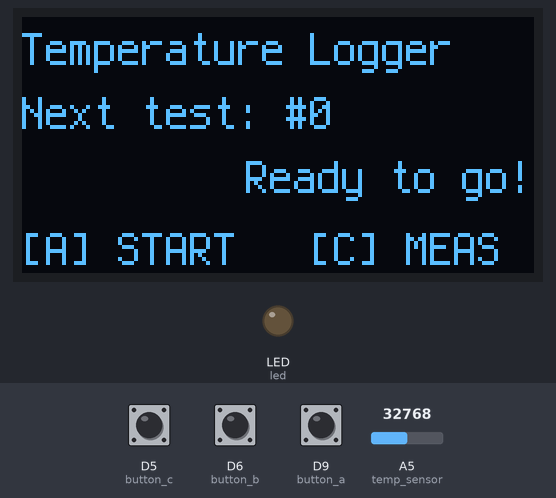
A program run on a simulated CircuitPython board. On the bench: 128×64 one-colour display, output pins drawn as LEDs (lit = HIGH). The inputs (shaded band) are chosen by the test bench; at power-on: D9 (button_a) HIGH, D6 (button_b) HIGH, D5 (button_c) HIGH, A5 (temp_sensor) = 32768 (analog values on the 0–65535 scale). Files the program writes start out absent; files that are not in the repository are absent; what the program prints to the serial console is not drawn.

Above: at 1.2 s.
1.3 s: D9 (button_a) pulled LOW for 0.15 s
At 1.7 s:
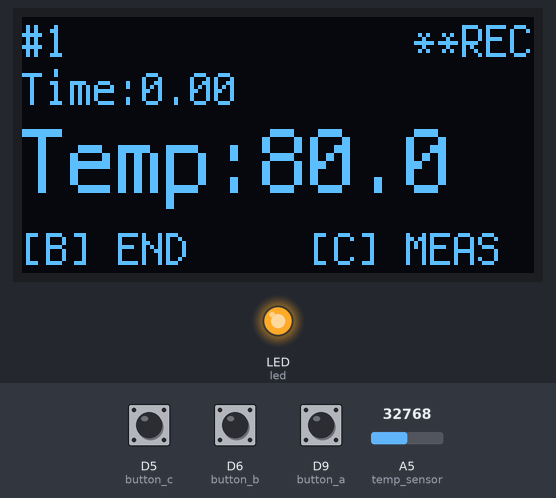
4.3 s: D6 (button_b) pulled LOW for 0.15 s
At 5.5 s:
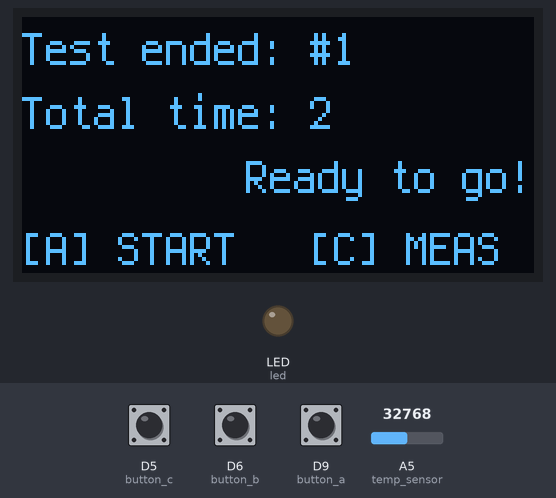
5.9 s: D5 (button_c) pulled LOW for 0.15 s
At 6.8 s:
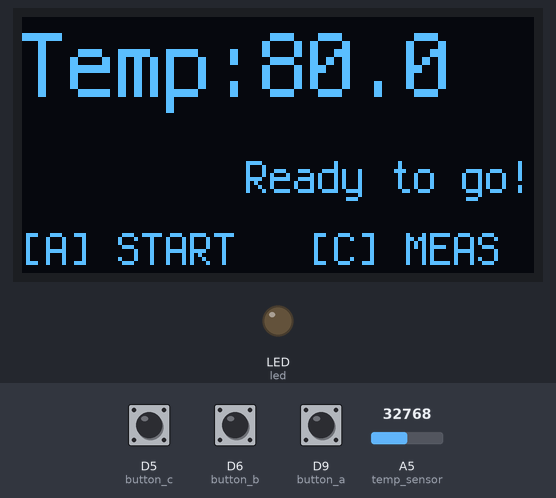
7.5 s: D9 (button_a) pulled LOW for 1 s
At 7.9 s:
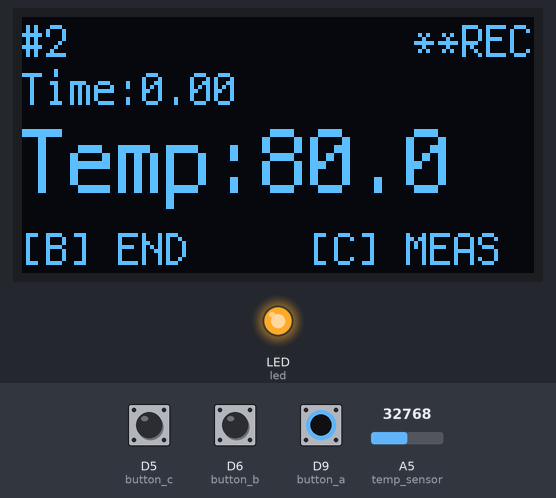
10.0 s: A5 (temp_sensor) set to 45874
At 10.3 s:
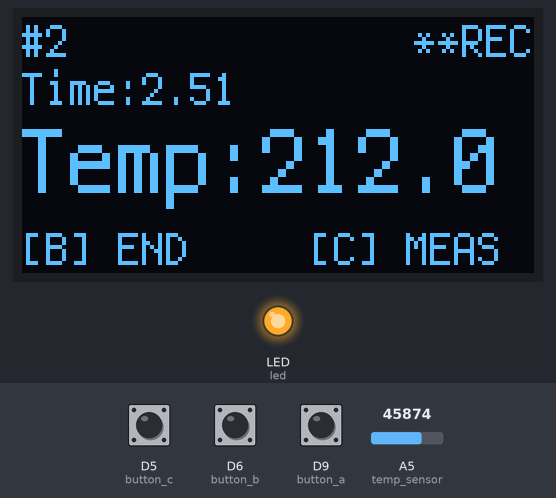
11.5 s: D5 (button_c) pulled LOW for 1 s
At 13.4 s:
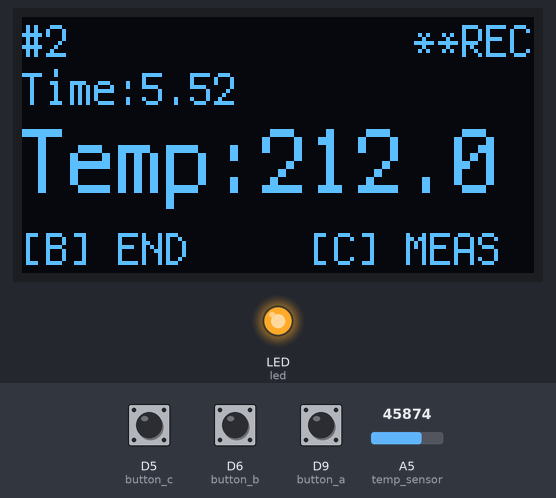
Timing chart, 0 to 14.9 s (numbered marks = the images above; inputs shaded):
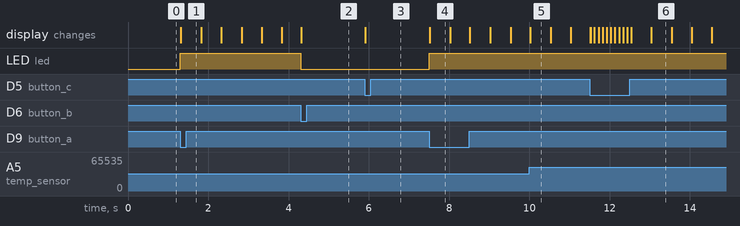

The program:

temp_logger.py
```python
# Temperature logger
# written by Lexie Scholtz
# last updated: 06.01.2022

import time
import board
# imports for OLED board & display library
import displayio
import terminalio
from adafruit_display_text import label
import adafruit_displayio_sh1107
# imports for I/O
from digitalio import DigitalInOut, Direction, Pull
import analogio
# needed for SD card logging
import digitalio
import busio
import adafruit_sdcard
import storage

# --- TESTING PARAMETERS -----------------------------------------------------
LOGGING_INTERVAL = 10 # seconds between logged measurements
UPDATE_INTERVAL = 0.5 # seconds between updates to display (measurements)

# --- SETUP ------------------------------------------------------------------
NS_TO_SEC = 1e-9 # conversion for times from ns to s

# setup temperature sensor
temp_sensor = analogio.AnalogIn(board.A5)

# setup LED
led = DigitalInOut(board.LED)
led.direction = Direction.OUTPUT

# setup buttons
button_a = DigitalInOut(board.D9) # start test
button_a.direction = Direction.INPUT
button_a.pull = Pull.UP
button_b = DigitalInOut(board.D6) # end test
button_b.direction = Direction.INPUT
button_b.pull = Pull.UP
button_c = DigitalInOut (board.D5) # take measurement
button_c.direction = Direction.INPUT
button_c.pull = Pull.UP

a_pressed = False
b_pressed = False
c_pressed = False
last_a_press = 0
last_b_press = 0
last_c_press = 0
DEBOUNCE_TIME = 0.1

# setup display
displayio.release_displays() # reset displays that may have been attached
i2c = board.I2C() # setup I2C
display_bus = displayio.I2CDisplay(i2c, device_address=0x3C) # default address

# display parameters: SH1107 is vertically oriented 64x128
WIDTH = 128
HEIGHT = 64
BORDER = 2
display = adafruit_displayio_sh1107.SH1107(
    display_bus, width=WIDTH, height=HEIGHT, rotation=0
)

# setup SD card
spi = busio.SPI(board.SCK, MOSI=board.MOSI, MISO=board.MISO)
# create chip selection (CS) line
cs = digitalio.DigitalInOut(board.D10)
# create microSD card object
sd_card = adafruit_sdcard.SDCard(spi, cs)
# create filesystem object
vfs = storage.VfsFat(sd_card)
# mount the microSD card filesystem into the CircuitPython file system
storage.mount(vfs, "/sd") # /sd/ now used as location for sd card files

# --- DEFINE DISPLAY SCREENS -------------------------------------------------
# texts to be used in display
clear_text =            "                     "
title_text =            "Temperature Logger   "
next_test_text =        "Next test: #"
ready_text =            "         Ready to go!"
pretest_button_text =   "[A] START   [C] MEAS "
test_button_text =      "[B] END     [C] MEAS "
test_header_text =      "#               "
rec_text =              "**REC"
time_text =             "Time:                "
temp_text =             "Temp:                "
end_test_text =         "Test ended: "
total_time =            "Total time: "
single_meas_text =      "Temp:                "
error_text =            "ERROR:               "
file_error_text =       "Write to file failed."

# screen for use when tests are not in progress
non_test_group = displayio.Group()
line1 = label.Label(terminalio.FONT, text = title_text, x = 0,
    y = 8)
line2 = label.Label(terminalio.FONT, text = clear_text, x = 0, y = 24)
line3 = label.Label(terminalio.FONT, text = ready_text,
    anchor_point = (1.0, 0.5), anchored_position = (128, 40))
line4 = label.Label(terminalio.FONT, text = pretest_button_text,
    anchor_point = (0.0, 1.0), anchored_position = (0, 64))
big_line12 = label.Label(terminalio.FONT, text = clear_text, scale = 2,
    anchor_point = (0.0, 0.0), anchored_position = (0, 0))
non_test_group.append(line1)
non_test_group.append(line2)
non_test_group.append(line3)
non_test_group.append(line4)
non_test_group.append(big_line12)

# logging screen
test_group = displayio.Group()
test_title_label = label.Label(terminalio.FONT, text = test_header_text,
    x = 0, y = 6)
rec_label = label.Label(terminalio.FONT, text = rec_text,
    anchor_point = (1.0, 0.5), anchored_position = (128, 6))
time_label = label.Label(terminalio.FONT,
    text = time_text, x = 0, y = 18)
temp_label = label.Label(terminalio.FONT, scale = 2,
    text = temp_text, x = 0, y = 36)
buttons_label = label.Label(terminalio.FONT, text = test_button_text,
    anchor_point = (0.0, 1.0), anchored_position = (0, 64))
test_group.append(test_title_label)
test_group.append(rec_label)
test_group.append(time_label)
test_group.append(temp_label)
test_group.append(buttons_label)

# error screen
error_group = displayio.Group()
error_label = label.Label(terminalio.FONT, text = error_text, scale = 2,
    x = 0, y = 8)
error_msg_label1 = label.Label(terminalio.FONT, text = clear_text, x = 0,
    y = 30)
error_msg_label2 = label.Label(terminalio.FONT, text = clear_text, x = 0,
    y = 44)
error_group.append(error_label)
error_group.append(error_msg_label1)
error_group.append(error_msg_label2)

# --- DEFINE HELPER FUNCTIONS ------------------------------------------------

# take a temperature measurement, based on Adafruit's equations for their
# AD8495 thermocouple amplifier
def measure_temp():
    # convert thermocouple raw data into voltage
    voltage = (temp_sensor.value * 3.3) / 65536
    # convert to temperature in deg C
    return (voltage - 1.25) / 0.005

def update_display_temp(temperature, time_elapsed):
    temp_label.text = "Temp:{temp:.1f}".format(temp = temperature)
    time_label.text = "Time:{t:.2f}".format(t = time_elapsed)
    display.show(test_group)

# reads the new test number from the specified file
def get_test_num():
    try:
        with open("/sd/num_file.txt", "r") as num_file:
            num_file = int(num_file.readline())
    except OSError:
        print("Error getting test number - file error")
        # file not found - initialize a new file with starting test_num = 1
        with open("/sd/num_file.txt", "w") as file:
            file.write("1")
        return 0
    return num_file

# updates the file that contains the test number with a new value
def update_test_num(new_test_num):
    try:
        with open("/sd/num_file.txt", "w") as num_file:
            num_file.write(str(new_test_num))
    except OSError:
        print("Error writing new test number - file error")

# updates the display to indicate that a file recording error has occurred
# file recording errors make this program useless, so putting the logger
# into an endless loop to blink the LED is fine - the user will need
# to reset the file writing system anyways
def throw_fatal_file_error(test_num):
    error_msg_label1.text = file_error_text
    error_msg_label2.text = "File: test{n}.txt".format(n = test_num)
    display.show(error_group)

    while True:
        led.value = True
        time.sleep(1)
        led.value = False
        time.sleep(1)

# --- START PROGRAM ----------------------------------------------------------
# display the initial logger screen, updated to the current test number
test_num = get_test_num()
line2.text = next_test_text + str(test_num)
display.show(non_test_group)

while True:
    # update the current time variable
    current_time = time.monotonic_ns() * NS_TO_SEC

    # check for inputs
    if (not button_a.value and current_time - last_a_press >= DEBOUNCE_TIME):
        a_pressed = True
        last_a_press = current_time
    if (not button_b.value and current_time - last_b_press >= DEBOUNCE_TIME):
        b_pressed = True
        last_b_press = current_time
    if (not button_c.value and current_time - last_c_press >= DEBOUNCE_TIME):
        c_pressed = True
        last_c_press = current_time

    if c_pressed: # take a single measurement - only display it, not logged
        # measure the temperature
        temperature = measure_temp()

        # display measured temperature
        line1.text = clear_text
        line2.text = clear_text
        big_line12.text = "Temp:{temp:.1f}".format(temp = temperature)
        display.show(non_test_group)

    if (a_pressed): # start logging now
        # determine the file name, based on the test number
        test_num = get_test_num()
        file_name = "/sd/test{n}.txt".format(n = test_num)
        # update the test number
        update_test_num(test_num + 1)

        # update the display with test details
        test_title_label.text = "#" + str(test_num)
        display.show(test_group)
        led.value = True # turn LED on to indicate test is occurring
        print("logging starting...")

        # actually start logging
        try:
            with open(file_name, "w") as file:
                # initialize file with headers
                file.write("Time(s)\tTemp(C)\tPress#\n")

            # define variable to track button presses
            button_presses = 0

            # define test start time
            time_elapsed = 0
            test_start = time.monotonic_ns() * NS_TO_SEC # in nanoseconds
            last_measurement = test_start - LOGGING_INTERVAL
            last_update = test_start - UPDATE_INTERVAL

            while True:

                # update the time variables
                current_time = time.monotonic_ns() * NS_TO_SEC
                time_elapsed = current_time - test_start

                do_log = (current_time - last_measurement >= LOGGING_INTERVAL)
                do_update = (current_time - last_update >= UPDATE_INTERVAL)
                # check for inputs - note that A doesn't do anything during
                # the test, so we can ignore it
                if (not button_b.value
                    and current_time - last_b_press >= DEBOUNCE_TIME):
                    b_pressed = True
                    last_b_press = current_time
                if (not button_c.value
                    and current_time - last_c_press >= DEBOUNCE_TIME):
                    c_pressed = True
                    last_c_press = current_time

                # ONLY log measurements at the measurement interval or if
                # triggered as a single measurement by the C button
                if (c_pressed or do_log or do_update):
                    # take the measurement
                    temperature = measure_temp()

                    # print time and temperature to the display
                    update_display_temp(temperature, time_elapsed)

                    # write the time and temp to a text file
                    # also write the type of measurement - whether it was
                    # a regularly timed measurement (0) or a button press
                    # (numbered to keep track of key timepoints)
                    if do_log or c_pressed:
                        with open(file_name, "a") as file: # CHANGE BACK TO "W"
                            time_str = "{t:.4f}".format(t = time_elapsed)
                            temp_str = "{temp:.6f}".format(temp = temperature)
                            type_str = "0"
                            if c_pressed:
                                button_presses += 1
                                type_str = "{presses}".format(presses = button_presses)
                            file.write(time_str + "\t" + temp_str + "\t"
                                + type_str + "\n")
                            file.flush()

                    # if the measurement was triggered by the C button as an
                    # individual measurement, do not reset the time counter.
                    # We want all measurements to occur as regularly as
                    # possible on the specified time interval
                    if do_update:
                        last_update = current_time
                    if do_log:
                        last_measurement = current_time
                        last_update = current_time

                # check for button press -> if so, end test
                if (b_pressed):
                    b_pressed = False
                    break

                # reset input variables
                b_pressed = False
                c_pressed = False

        except OSError: # file recording error
            throw_fatal_file_error(test_num)

        # reset system for next test
        led.value = False # turn LED off
        # update the screen to give details of last completed test
        line1.text = end_test_text + "#" + str(test_num)
        line2.text = "Total time: {t}".format(t = int(time_elapsed))
        big_line12.text = clear_text
        display.show(non_test_group)

    # reset input variables
    a_pressed = False
    b_pressed = False
    c_pressed = False
```

Measured:
- after the input at 1.3 s, LED (led): LOW → HIGH at once; the display: changes at once (image 1)
- after the input at 4.3 s, LED (led): HIGH → LOW at once; the display: changes at once (image 2)
- after the input at 5.9 s, the display: changes at once (image 3)
- after the input at 7.5 s, LED (led): LOW → HIGH at once; the display: changes at once (image 4)
- what the display in image 5 shows lasts 0.5 s, from 10.0 s to 10.5 s
